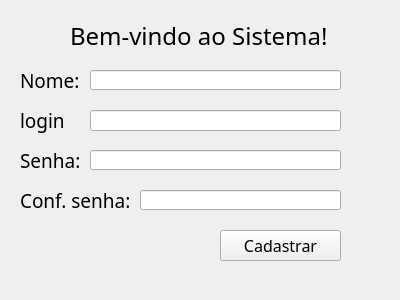
<?xml version="1.0" encoding="UTF-8"?>
<ui version="4.0">
 <class>Form</class>
 <widget class="QWidget" name="Form">
  <property name="geometry">
   <rect>
    <x>0</x>
    <y>0</y>
    <width>400</width>
    <height>300</height>
   </rect>
  </property>
  <property name="windowTitle">
   <string>Form</string>
  </property>
  <widget class="QLineEdit" name="txtNome">
   <property name="geometry">
    <rect>
     <x>90</x>
     <y>70</y>
     <width>251</width>
     <height>20</height>
    </rect>
   </property>
  </widget>
  <widget class="QLineEdit" name="txtLogin">
   <property name="geometry">
    <rect>
     <x>90</x>
     <y>110</y>
     <width>251</width>
     <height>21</height>
    </rect>
   </property>
  </widget>
  <widget class="QLineEdit" name="txtSenha">
   <property name="geometry">
    <rect>
     <x>90</x>
     <y>150</y>
     <width>251</width>
     <height>20</height>
    </rect>
   </property>
  </widget>
  <widget class="QLabel" name="label_7">
   <property name="geometry">
    <rect>
     <x>70</x>
     <y>20</y>
     <width>271</width>
     <height>31</height>
    </rect>
   </property>
   <property name="font">
    <font>
     <family>Malgun Gothic</family>
     <pointsize>18</pointsize>
    </font>
   </property>
   <property name="text">
    <string>Bem-vindo ao Sistema!</string>
   </property>
  </widget>
  <widget class="QPushButton" name="btnCadastrar">
   <property name="geometry">
    <rect>
     <x>220</x>
     <y>230</y>
     <width>121</width>
     <height>31</height>
    </rect>
   </property>
   <property name="font">
    <font>
     <family>Malgun Gothic</family>
     <pointsize>12</pointsize>
    </font>
   </property>
   <property name="text">
    <string>Cadastrar</string>
   </property>
  </widget>
  <widget class="QLabel" name="label_6">
   <property name="geometry">
    <rect>
     <x>20</x>
     <y>70</y>
     <width>61</width>
     <height>20</height>
    </rect>
   </property>
   <property name="font">
    <font>
     <family>Malgun Gothic Semilight</family>
     <pointsize>14</pointsize>
    </font>
   </property>
   <property name="text">
    <string>Nome:</string>
   </property>
  </widget>
  <widget class="QLabel" name="label_8">
   <property name="geometry">
    <rect>
     <x>20</x>
     <y>100</y>
     <width>61</width>
     <height>41</height>
    </rect>
   </property>
   <property name="font">
    <font>
     <family>Malgun Gothic Semilight</family>
     <pointsize>14</pointsize>
    </font>
   </property>
   <property name="text">
    <string>login</string>
   </property>
  </widget>
  <widget class="QLineEdit" name="txtConfsenha">
   <property name="geometry">
    <rect>
     <x>140</x>
     <y>190</y>
     <width>201</width>
     <height>20</height>
    </rect>
   </property>
  </widget>
  <widget class="QLabel" name="label_4">
   <property name="geometry">
    <rect>
     <x>20</x>
     <y>150</y>
     <width>71</width>
     <height>20</height>
    </rect>
   </property>
   <property name="font">
    <font>
     <family>Malgun Gothic Semilight</family>
     <pointsize>14</pointsize>
    </font>
   </property>
   <property name="text">
    <string>Senha:</string>
   </property>
  </widget>
  <widget class="QLabel" name="label_5">
   <property name="geometry">
    <rect>
     <x>20</x>
     <y>190</y>
     <width>111</width>
     <height>20</height>
    </rect>
   </property>
   <property name="font">
    <font>
     <family>Malgun Gothic Semilight</family>
     <pointsize>14</pointsize>
    </font>
   </property>
   <property name="text">
    <string>Conf. senha:</string>
   </property>
  </widget>
 </widget>
 <resources/>
 <connections/>
</ui>
